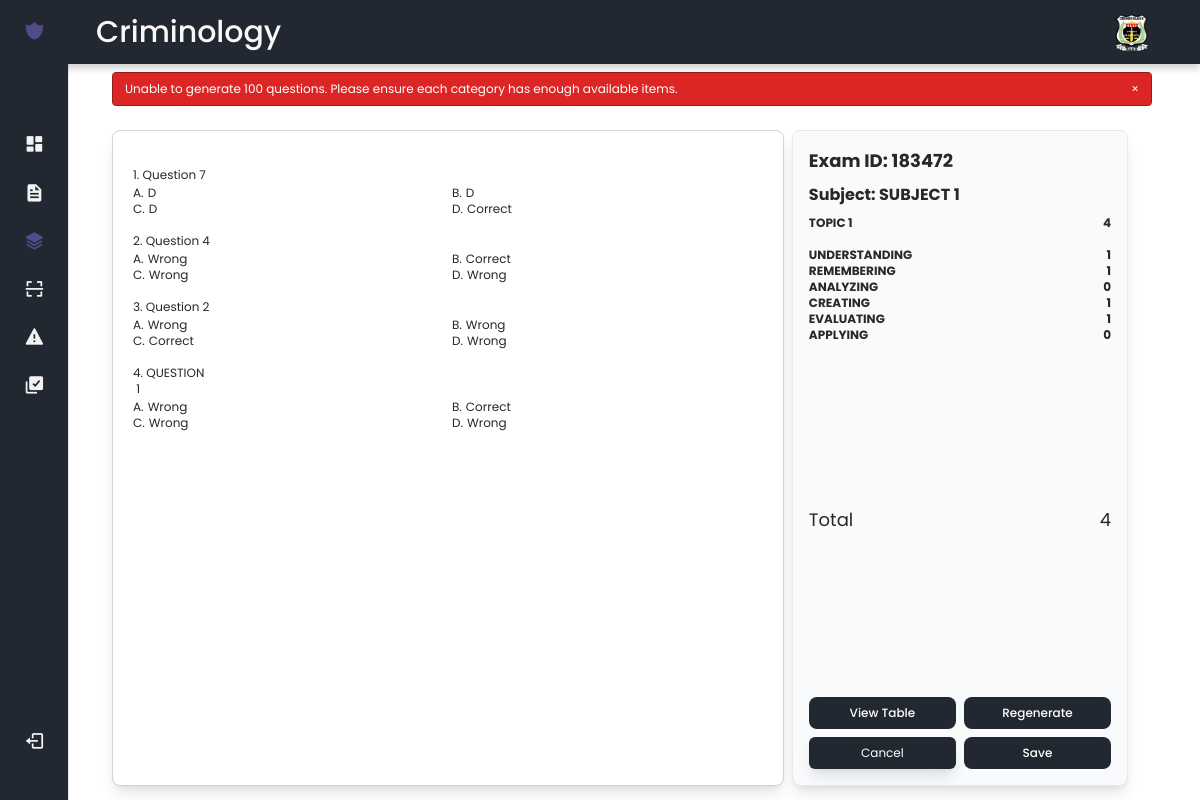
Screenshot of /questionnaires/print-table-of-specification/183472/ (signed in) with the database file from the repository.
### criminology/models.py (models this page shows, shortened)
class Questionnaire(models.Model):
    subject = models.ForeignKey(Subject, on_delete=models.CASCADE, null=True)
    category = models.ForeignKey(Category, on_delete=models.CASCADE, null=True)
    topic = models.ForeignKey(Topic, on_delete=models.CASCADE, null=True)
    subtopic = models.ForeignKey(Subtopic, on_delete=models.CASCADE, null=True)
    description = models.CharField(max_length=600)
    correct_answer = models.CharField(max_length=200)
    distructor1 = models.CharField(max_length=200)
    distructor2 = models.CharField(max_length=200)
    distructor3 = models.CharField(max_length=200)
    status = models.IntegerField(default=0)

class Subject(models.Model):
    id = models.AutoField(primary_key=True)
    subject_name = models.CharField(max_length=50)
    subject_code = models.CharField(max_length=10, null=True)
    subject_pw = models.IntegerField(default=0)

class Topic(models.Model):
    id = models.AutoField(primary_key=True)
    subject_topic = models.ForeignKey(Subject, on_delete=models.CASCADE)
    topic_name = models.CharField(max_length=200)

class Category(models.Model):
    id = models.AutoField(primary_key=True)
    category = models.CharField(max_length=50)

### criminology/views.py (the view)
# urls.py: path('questionnaires/print-table-of-specification/<int:group_id>/', views.print_questionnaire, name='print_questionnaire'),
@login_required(login_url='loginpage')
def print_questionnaire(request, group_id):
    global answer_keys_tos
    tos_entries = list(TableOfSpecification.objects.filter(group_id=group_id))
    rd.shuffle(tos_entries)
    request.session['group_id'] = group_id
    active_year = AcademicYear.objects.get(status=1)
    generated_questions = []
    answer_keys_tos = []
    question_answer_pairs = []
    category_list = [
        'understanding',
        'remembering',
        'analyzing',
        'creating',
        'evaluating',
        'applying',
    ]
    category_counts = {category: 0 for category in category_list}
    topic_counts = defaultdict(int)
    subtopic_counts = defaultdict(int)
    subject_name = None
    base_categories = list(category_counts.keys())
    TARGET_ITEM_COUNT = 100
    def normalize_required_items(raw_count):
        if raw_count in (None, ""):
            return 0
        try:
            return int(Decimal(raw_count))
        except (InvalidOperation, ValueError, TypeError):
            try:
                return int(raw_count)
            except (ValueError, TypeError):
                return 0
    used_question_ids = set()
    for entry in tos_entries:
        row_id = entry.row_id
        subtopic = get_object_or_404(Subtopic, id=entry.subtopic_id)
        topic = get_object_or_404(Topic, id=entry.topic_id)
        try:
            subject = Subject.objects.get(id=entry.subject_id)
        except Subject.DoesNotExist:
            messages.error(request, f"Subject with id {entry.subject_id} does not exist.")
            logger.error(f"Subject with id {entry.subject_id} does not exist.")
            continue
        if subject_name is None:
            subject_name = subject.subject_name
        shuffled_categories = base_categories[:]
        rd.shuffle(shuffled_categories)
        if len(question_answer_pairs) >= TARGET_ITEM_COUNT:
            break
        for category in shuffled_categories:
            required_items = normalize_required_items(getattr(entry, category, 0))
            if required_items <= 0:
                continue
            remaining_slots = TARGET_ITEM_COUNT - len(question_answer_pairs)
            if remaining_slots <= 0:
                break
            items_to_take = min(required_items, remaining_slots)
            available_questions = list(
                Questionnaire.objects.filter(
                    status=0,
                    subject=subject,
                    topic=topic,
                    subtopic=subtopic,
                    category__category=category,
                )
            )
            if not available_questions:
                continue
            rd.shuffle(available_questions)
            selected_count = 0
            for candidate in available_questions:
                if candidate.id in used_question_ids:
                    continue
                choices = [
                    candidate.correct_answer,
                    candidate.distructor1,
                    candidate.distructor2,
                    candidate.distructor3,
                ]
                rd.shuffle(choices)
                correct_choice_letter = get_correct_choice_letter_tos(candidate, choices)
                lettered_choices = [(chr(65 + i), choice) for i, choice in enumerate(choices)]
                question_entry = {
                    'id': candidate.id,
                    'subject': subject.subject_name,
                    'topic': topic.topic_name,
                    'subtopic': subtopic.subtopic_name,
                    'category': category,
                    'description': candidate.description,
                    'choices': lettered_choices,
                    'correct_choice_letter': correct_choice_letter,
                    'correct_answer': candidate.correct_answer,
                }
                answer_key_entry = AnswerKeyTableOfSpecification(
                    academic_year=active_year,
                    tableofspecification=entry,
                    question=candidate,
                    subject=subject,
                    category=category,
                    tos_exam_id=group_id,
                    row_id=row_id,
                    a=lettered_choices[0][1],
                    b=lettered_choices[1][1],
                    c=lettered_choices[2][1],
                    d=lettered_choices[3][1],
                    correct_choice=correct_choice_letter,
                    correct_answer=candidate.correct_answer,
                    topic=topic,
                    subtopic=subtopic,
                )
                question_answer_pairs.append((question_entry, answer_key_entry))
                used_question_ids.add(candidate.id)
                selected_count += 1
                if selected_count >= items_to_take:
                    break
            if len(question_answer_pairs) >= TARGET_ITEM_COUNT:
                break
        if len(question_answer_pairs) >= TARGET_ITEM_COUNT:
            break
    if len(question_answer_pairs) < TARGET_ITEM_COUNT:
        messages.error(
            request,
            "Unable to generate 100 questions. Please ensure each category has enough available items.",
        )
    total_pairs = len(question_answer_pairs)
    if total_pairs >= TARGET_ITEM_COUNT:
        final_pairs = rd.sample(question_answer_pairs, TARGET_ITEM_COUNT)
    elif total_pairs > 0:
        final_pairs = rd.sample(question_answer_pairs, total_pairs)
    else:
        final_pairs = []
    if final_pairs:
        rd.shuffle(final_pairs)
    for index, (question_entry, answer_key_entry) in enumerate(final_pairs, start=1):
        question_entry['number'] = index
        generated_questions.append(question_entry)
        answer_key_entry.number = index
        answer_keys_tos.append(answer_key_entry)
        category_counts[question_entry['category']] += 1
        topic_counts[question_entry['topic']] += 1
        subtopic_counts[question_entry['subtopic']] += 1
    primary_keys = [question['id'] for question in generated_questions]
    total_generated_questions = len(generated_questions)
    overall_total = sum(category_counts.values())
    context = {
        'generated_questions': generated_questions,
        'primary_keys': primary_keys,
        'total_generated_questions': total_generated_questions,
        'overall_total': overall_total,
        'category_counts': category_counts,
        'group_id': group_id,
        'subject_name': subject_name,
        'topic_counts': dict(topic_counts),
        'subtopic_counts': dict(subtopic_counts),
    }
    return render(request, 'assets/questionnaire_generate_tos.html', context)

### criminology/views.py (called while the page is built)
def get_correct_choice_letter_tos(question, choices):
    for index, choice in enumerate(choices):
        if choice == question.correct_answer:
            return chr(65 + index)

### templates/assets/questionnaire_generate_tos.html (shortened to what this page needs)
{% extends "base.html" %}
{% block content %}
{% load static %}
<div class="bg_to_add" style="height: 86vh;">
  {% if messages %}
  <div class="messages-container pl-4 pb-2 text-xs" id="cardtext">
      {% for message in messages %}
      <div class="message bg-red-600 border border-red-800 text-white px-3 py-2 rounded flex justify-between items-center">
          <span>{{ message }}</span>
          <button type="button" class="close-btn ml-2" onclick="this.parentElement.style.display='none'">
              <span aria-hidden="true">&times;</span>
          </button>
      </div>
      {% endfor %}
  </div>
{% endif %}
  <div class="flex p-4 h-full" id="cardtext">
<div id="to_print_section"  class="table-container-print w-2/3 border border-gray-300 text-xs rounded-lg shadow-lg outline-none p-5 whitespace-pre-wrap bg-white">{% for item in generated_questions %}
<div class="question" data-question-id="{{ item.id }}"><span>{{ forloop.counter }}. {{ item.description|capfirst }}</span><div class="mt-0.5"><div class="grid grid-cols-2 gap-x-2">{% for letter, choice in item.choices %}<div class="flex items-start text-xs"><span>{{ letter }}.</span><span class="ml-1">{{ choice|capfirst }}</span></div>{% endfor %}</div></div></div>{% endfor %}</div>
    <div id="to_hide" class="flex flex-col justify-between w-1/3 gap-2 mx-2 p-4 shadow-lg border border-gray-200 bg-gray-50 rounded-lg h-full">
      <div>
        <h1 class="text-lg font-bold mb-2">Exam ID: {{ group_id }}</h1>
        <h4 class="font-bold mb-2">Subject: {{ subject_name|capfirst }}</h4>
        <div class="text-xs font-bold text-justify">
          {% for topic, count in topic_counts.items %}
          <div class="flex justify-between w-full">
            <span>{{ topic }}</span>
            <span>{{ count }}</span>
          </div>
          {% endfor %}
          <br>
          {% for category, count in category_counts.items %}
          <div class="flex justify-between w-full">
            <span>{{ category|upper }}</span>
            <span>{{ count }}</span>
          </div>
          {% endfor %}
        </div>
      </div>
      <div class="flex justify-between w-full">
        <span class="text-lg">Total</span>
        <span class="text-lg">{{ overall_total }}</span>
      </div>
      <div class="grid grid-cols-2 gap-2 w-full">
        <button onclick="window.location.href = '{% url 'print_questionnaire_view_table' group_id %}'" class="text-white font-medium text-xs px-4 py-2 rounded-lg buttons_for_ocr" type="button">
            View Table
        </button>
        <button onclick="refreshPage()" class="text-white font-medium text-xs px-4 py-2 rounded-lg buttons_for_ocr" type="button">
            Regenerate
        </button>
        <button onclick="window.history.back()" class="buttons_for_ocr w-full text-white text-xs py-2 rounded-md shadow-lg transition duration-200" type="button">
            Cancel
        </button>
        <button id="saveButton" onclick="saveData()" class="text-white font-medium text-xs px-4 py-2 rounded-lg buttons_for_ocr" type="button">
            Save
        </button>
    </div>
    </div>
  </div>
</div>
{% endblock %}

### static/css/main.css (style rules this page uses)
:root { --header-height: 3.5rem; --nav-width: 219px; --buttons-color: #534a88; --title-color: #F9F7F7; --text-color-light: #f3f3f3; --nav__dropdown-collapse:#2a313b; --text-color-dark: #282729; --body-color: #ffffff; --container-color: #222831; --body-font: 'Poppins', sans-serif; --normal-font-size: .938rem; --small-font-size: .75rem; --smaller-font-size: .75rem; --font-medium: 500; --font-semi-bold: 600; --font-large: 700; --z-fixed: 100; }
@media screen and (min-width: 1024px) { :root { --normal-font-size: 1rem; --small-font-size: .875rem; --smaller-font-size: .813rem; } }
#body { margin: var(--header-height) 0 0 0; padding: 1rem 1rem 0; font-family: var(--body-font); font-size: var(--normal-font-size); background-color: var(--body-color); color: var(--title-color); }
#restricted_header, #restrict_text , #restrict_body, #cardtext { color: var(--text-color-dark); }
#btns, .buttons_for_ocr { background-color: var(--container-color); transition: background-color 0.15s ease-in; }
@media screen and (min-width: 768px) { #body { padding: 1rem 3rem 0 6rem; } }

### templates/assets/questionnaire_generate_tos.html (style rules this page uses)
.table-container-print { overflow-y: auto; scrollbar-width: thin; scrollbar-color: var(--title-color) var(--container-color); }

### rows the page displays
Questionnaire: description "Question 7", choices "Correct"
Questionnaire: description "Question 4", choices "Wrong" "Correct" "Wrong" "Wrong"
Questionnaire: description "Question 2", choices "Wrong" "Wrong" "Correct" "Wrong"
Questionnaire: description "QUESTION 1", choices "Wrong" "Correct" "Wrong" "Wrong"
Subject: subject_name "SUBJECT 1"
Topic: topic_counts "TOPIC 1"
Category: category "UNDERSTANDING", id "1"
Category: category "REMEMBERING", count "1"
Category: category "ANALYZING", count "0"
Category: category "CREATING", count "1"
Category: category "EVALUATING", count "1"
Category: category "APPLYING", count "0"

### other values shown
{{ message }} "Unable to generate 100 questions. Please ensure each category has enough available items."
{{ letter }} "A" "B" "C" "D" "A" "B" "C" "D" "A" "B" "C" "D" "A" "B" "C" "D"
{{ choice|capfirst }} "D" "D" "D"
{{ group_id }} "183472"
{{ count }} "4"
{{ overall_total }} "4"
